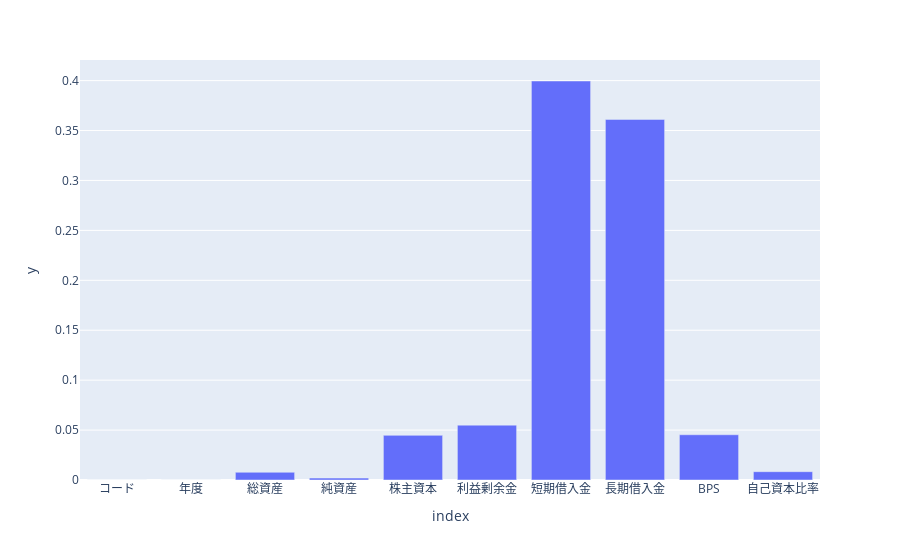
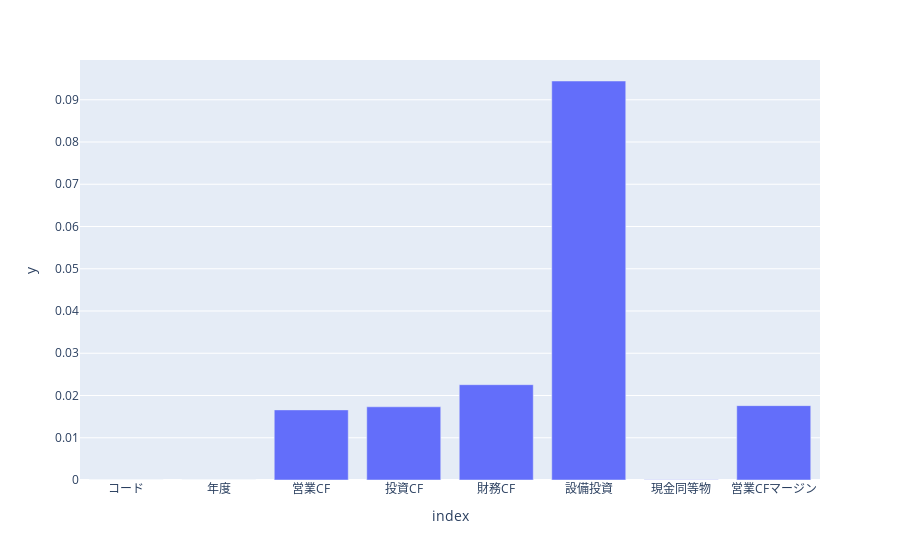
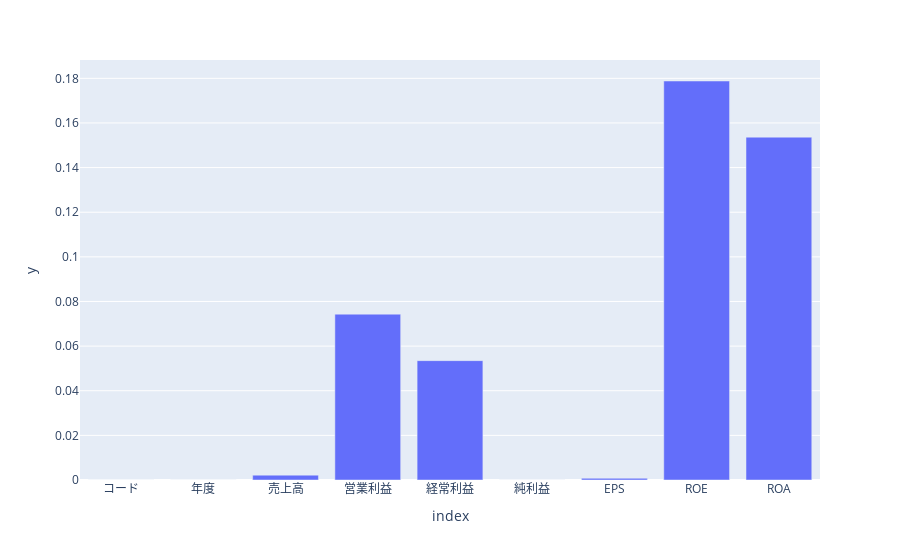
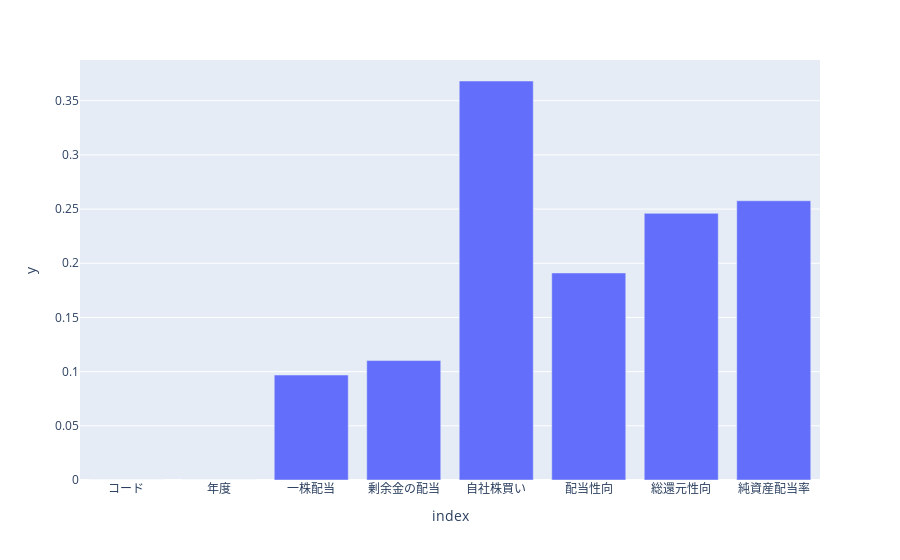

Source (notebook cell) for these figures, in order:
### Markdown cell above
### 列ごとの欠損値の割合を確認する

### Code cell
missing_column_df = {}
for filename in files:
    if filename not in missing_column_df:
        missing_column_df[filename] = pd.DataFrame()
    missing_column_df[filename] = all_df[filename].isna().mean()
    fig = px.bar(missing_column_df[filename], x=missing_column_df[filename].index,
                    y=missing_column_df[filename].values)
    fig.show()

### Figure 1 — Plotly figure (JSON) as saved in the notebook; plotly's stock layout.template omitted (floating-point values rounded to 4 significant figures)
{"data": [{"hovertemplate": "index=%{x}<br>y=%{y}<extra></extra>", "legendgroup": "", "marker": {"color": "#636efa", "pattern": {"shape": ""}}, "name": "", "orientation": "v", "showlegend": false, "textposition": "auto", "type": "bar", "x": ["コード", "年度", "総資産", "純資産", "株主資本", "利益剰余金", "短期借入金", "長期借入金", "BPS", "自己資本比率"], "xaxis": "x", "y": [0.0, 0.0, 0.007719, 0.001879, 0.04471, 0.05495, 0.3996, 0.3611, 0.04532, 0.008335], "yaxis": "y"}], "layout": {"barmode": "relative", "legend": {"tracegroupgap": 0}, "margin": {"t": 60}, "xaxis": {"anchor": "y", "domain": [0, 1], "title": {"text": "index"}}, "yaxis": {"anchor": "x", "domain": [0, 1], "title": {"text": "y"}}}}

### Figure 2 — Plotly figure (JSON) as saved in the notebook; plotly's stock layout.template omitted (floating-point values rounded to 4 significant figures)
{"data": [{"hovertemplate": "index=%{x}<br>y=%{y}<extra></extra>", "legendgroup": "", "marker": {"color": "#636efa", "pattern": {"shape": ""}}, "name": "", "orientation": "v", "showlegend": false, "textposition": "auto", "type": "bar", "x": ["コード", "年度", "営業CF", "投資CF", "財務CF", "設備投資", "現金同等物", "営業CFマージン"], "xaxis": "x", "y": [0.0, 0.0, 0.0166, 0.01733, 0.02256, 0.09444, 3.251e-05, 0.0176], "yaxis": "y"}], "layout": {"barmode": "relative", "legend": {"tracegroupgap": 0}, "margin": {"t": 60}, "xaxis": {"anchor": "y", "domain": [0, 1], "title": {"text": "index"}}, "yaxis": {"anchor": "x", "domain": [0, 1], "title": {"text": "y"}}}}

### Figure 3 — Plotly figure (JSON) as saved in the notebook; plotly's stock layout.template omitted (floating-point values rounded to 4 significant figures)
{"data": [{"hovertemplate": "index=%{x}<br>y=%{y}<extra></extra>", "legendgroup": "", "marker": {"color": "#636efa", "pattern": {"shape": ""}}, "name": "", "orientation": "v", "showlegend": false, "textposition": "auto", "type": "bar", "x": ["コード", "年度", "売上高", "営業利益", "経常利益", "純利益", "EPS", "ROE", "ROA"], "xaxis": "x", "y": [0.0, 0.0, 0.002179, 0.07432, 0.05349, 1.579e-05, 0.0007578, 0.1788, 0.1536], "yaxis": "y"}], "layout": {"barmode": "relative", "legend": {"tracegroupgap": 0}, "margin": {"t": 60}, "xaxis": {"anchor": "y", "domain": [0, 1], "title": {"text": "index"}}, "yaxis": {"anchor": "x", "domain": [0, 1], "title": {"text": "y"}}}}

### Figure 4 — Plotly figure (JSON) as saved in the notebook; plotly's stock layout.template omitted (floating-point values rounded to 4 significant figures)
{"data": [{"hovertemplate": "index=%{x}<br>y=%{y}<extra></extra>", "legendgroup": "", "marker": {"color": "#636efa", "pattern": {"shape": ""}}, "name": "", "orientation": "v", "showlegend": false, "textposition": "auto", "type": "bar", "x": ["コード", "年度", "一株配当", "剰余金の配当", "自社株買い", "配当性向", "総還元性向", "純資産配当率"], "xaxis": "x", "y": [0.0, 0.0, 0.09685, 0.1102, 0.3682, 0.191, 0.2461, 0.2577], "yaxis": "y"}], "layout": {"barmode": "relative", "legend": {"tracegroupgap": 0}, "margin": {"t": 60}, "xaxis": {"anchor": "y", "domain": [0, 1], "title": {"text": "index"}}, "yaxis": {"anchor": "x", "domain": [0, 1], "title": {"text": "y"}}}}
